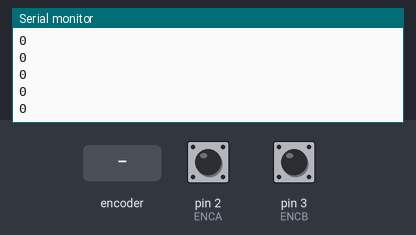
This sketch was run on a simulated Arduino Uno, built with avr-gcc and run on an emulated ATmega328P. Shown: the last lines printed to the serial monitor. The test bench sets the inputs (shaded band); at power-on: pin 2 (ENCA) HIGH, pin 3 (ENCB) HIGH.

Above: at 1.2 s.
1.3 s: rotary encoder on pin 2 (ENCA) / pin 3 (ENCB) turned 1 step (first pin leading)
At 2.4 s:
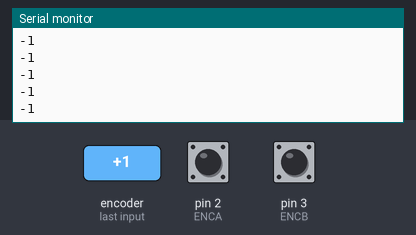
3.0 s: rotary encoder on pin 2 (ENCA) / pin 3 (ENCB) turned 1 step (first pin leading)
At 3.6 s:
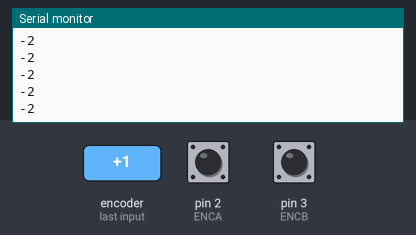
Timing chart, 0 to 6.0 s (numbered marks = the images above; inputs shaded):
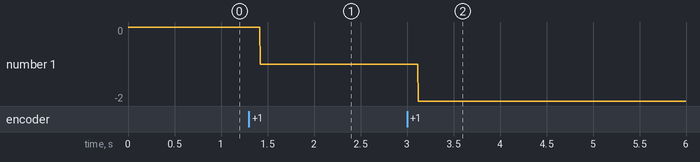

The sketch:

read_encoder_ar_mega.ino
```cpp
#define ENCA 2
#define ENCB 3

volatile int count = 0;

void setup() {
  Serial.begin(9600);
  pinMode(ENCA,INPUT);
  pinMode(ENCB,INPUT);
  attachInterrupt(digitalPinToInterrupt(ENCA),readEncoder,RISING);
}

void loop() {
  Serial.print(count);
  Serial.println();
}

void readEncoder(){
  int b = digitalRead(ENCB);
  if (b>0){
    count++;
  }
  else{
    count--;
  }
}
```

Measured:
- after the input at 1.3 s, the serial monitor: prints a new line after 0.12 s (image 1)
- after the input at 3.0 s, the serial monitor: prints a new line after 0.12 s (image 2)
- plotted number 1: 0 → -1 after the input at 1.3 s, -1 → -2 after the input at 3.0 s
